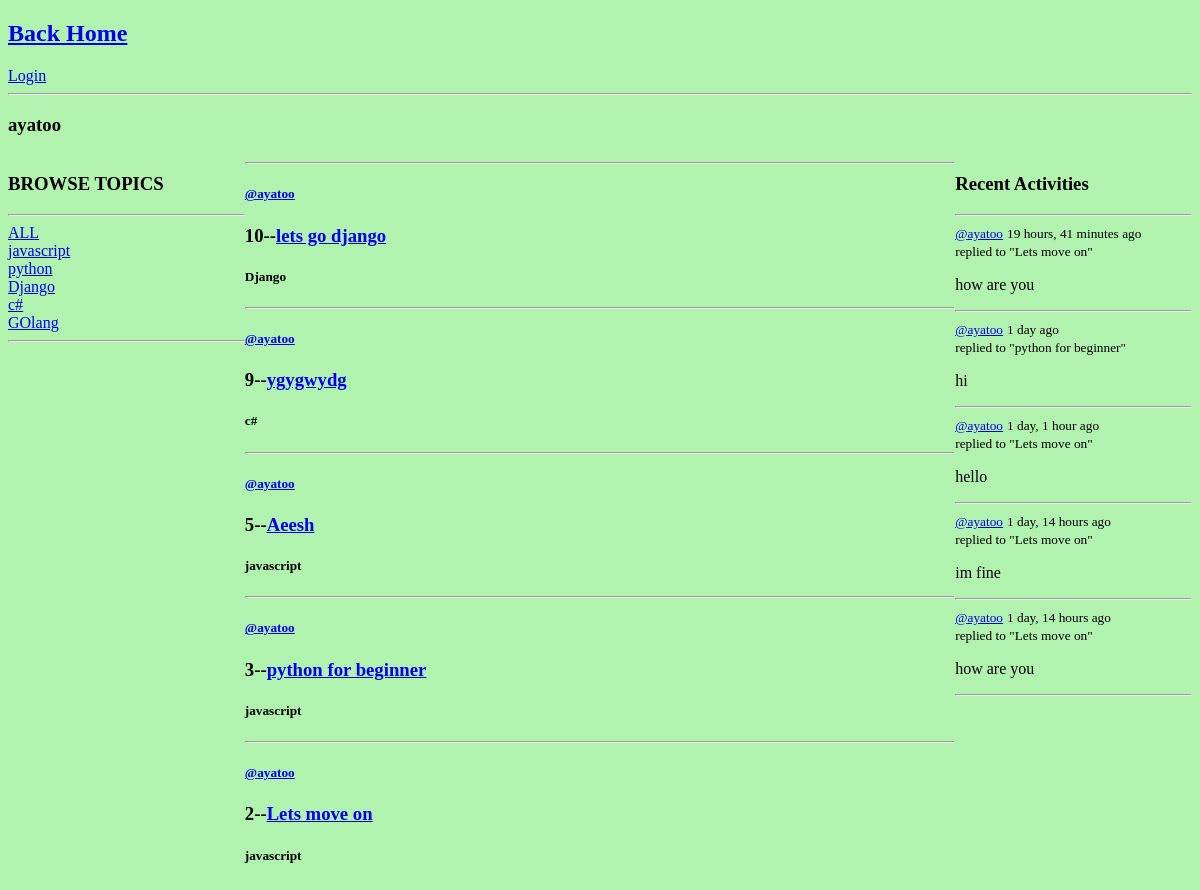
/user-profile/1/, run on an earlier commit of the app's database.
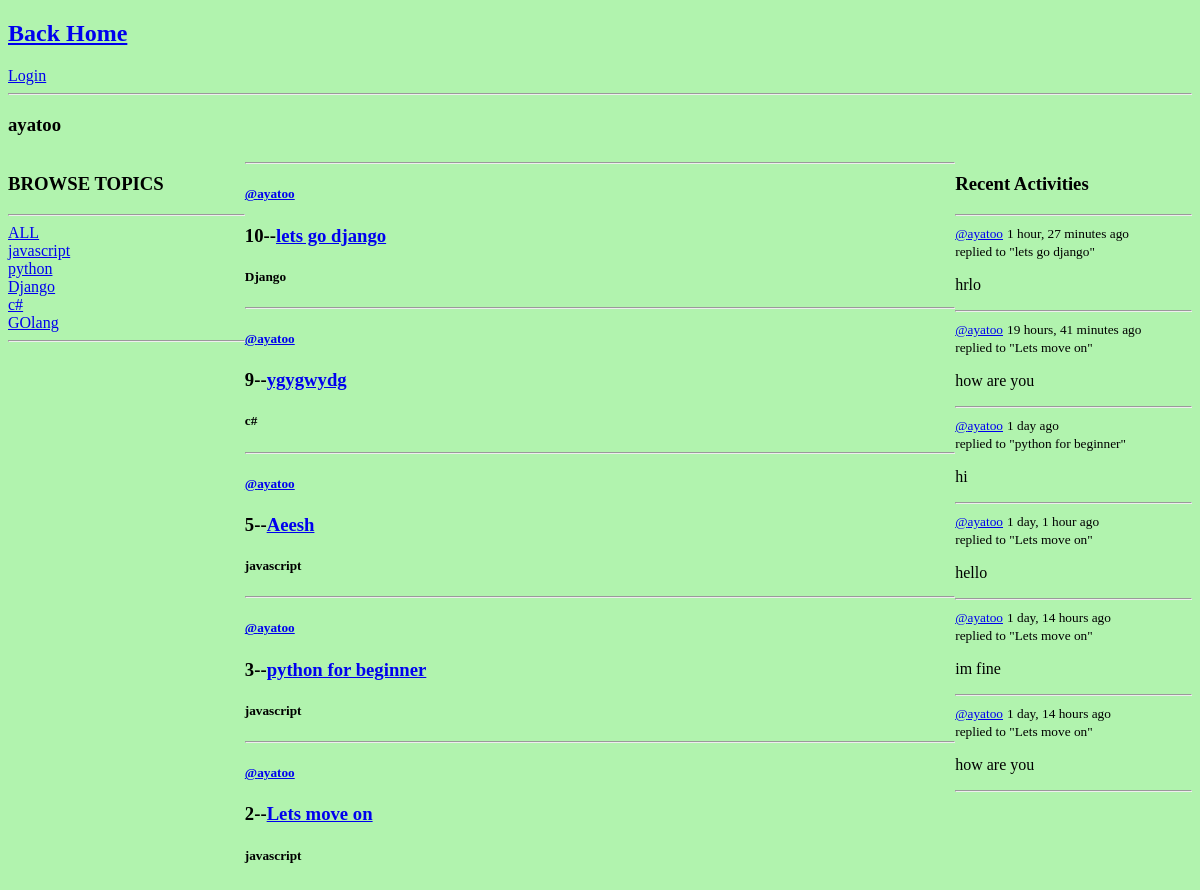
And on a later commit of the database.
### base/models.py (models this page shows, shortened)
class Topic(models.Model):
    name = models.CharField(max_length=200)

class Room(models.Model):
    host = models.ForeignKey(User, on_delete=models.SET_NULL, null=True)
    participants = models.ManyToManyField(User, related_name='participants', blank=True)
    topic = models.ForeignKey(Topic, on_delete=models.SET_NULL, null=True)
    name = models.CharField(max_length=200)
    description = models.TextField(null=True, blank=True)
    updated = models.DateTimeField(auto_now=True)
    created = models.DateTimeField(auto_now_add=True)
    class Meta:
        ordering = ["-updated", '-created']
    def __str__(self):
        return self.name

class Message(models.Model):
    user = models.ForeignKey(User, on_delete=models.CASCADE)
    room = models.ForeignKey(Room, on_delete=models.CASCADE)
    body = models.TextField(null=False)
    updated = models.DateTimeField(auto_now=True)
    created = models.DateTimeField(auto_now_add=True)
    class Meta:
        ordering = ["-updated", '-created']
    def __str__(self):
        return self.body[0:50]

### base/views.py (the view)
# urls.py: path('user-profile/<str:pk>/', views.userprofile, name = "userprofile"),
def userprofile(request, pk):
    user = User.objects.get(id=pk)
    rooms = user.room_set.all()
    room_messages = user.message_set.all()
    topics = Topic.objects.all()
    context = {"user": user, 'rooms': rooms, 'room_messages': room_messages, 'topics': topics}
    return render(request, "base/user_profile.html", context)

### base/templates/base/user_profile.html (shortened to what this page needs)
{% extends "main.html" %}
{% block content %}
<h3>{{user.username}}</h3>
<div class="profile-container">
    <div>
        {% include "base/topics.html" %}
    </div>
    <div>
        {% include "base/feed.html" %}
    </div>
    <div>
        {% include "base/recent_activity.html" %}
    </div>
</div>
{% endblock %}

### base/templates/base/topics.html
<h3>BROWSE TOPICS</h3>
<hr>
<div>
    <a href="{% url 'home' %}">ALL</a>
</div>
{% for topic in topics%}
<div>
    <a href="{% url 'home' %}?q={{topic.name}}">{{topic.name}}</a>
</div>
{% endfor %}
<hr>

### base/templates/base/feed.html (shortened to what this page needs)
{% for room in rooms %}
<div>
    <hr>
    <a href="{% url 'userprofile' room.host.id %}"><h5>@{{room.host.username}}</h5></a>
    <h3>{{room.id}}--<a href= "{% url 'room' room.id %}">{{room.name}}</a></h4>
    <h5>{{room.topic.name}}</h5>
</div>
{% endfor %}

### base/templates/base/recent_activity.html (shortened to what this page needs)
<h3>Recent Activities</h3>
<hr>
{% for message in room_messages %}
<div>
    <a href="{% url 'userprofile' message.user.id %}"><small>@{{message.user}}</small></a>       <small>{{message.created|timesince}} ago</small><br>
    <small>replied to "{{message.room}}"</small>
    <p>{{message}}</p>
    <hr>
</div>
{%endfor%}

What changed in the data, as far as the page shows it:
added Message: user "ayatoo", created "1 hour, 27 minutes", room "lets go django", body "hrlo"
